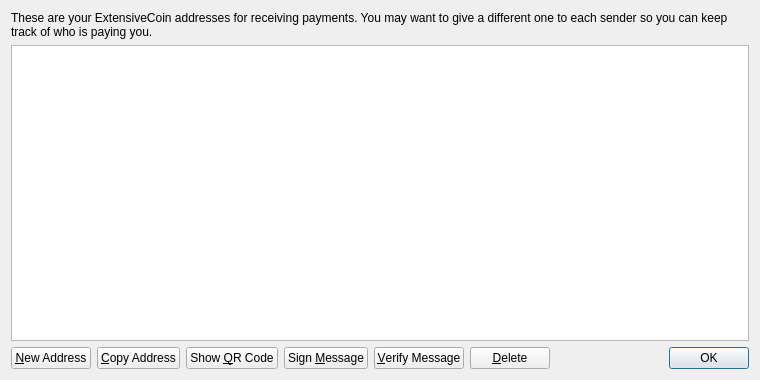
<?xml version="1.0" encoding="UTF-8"?>
<ui version="4.0">
 <class>AddressBookPage</class>
 <widget class="QWidget" name="AddressBookPage">
  <property name="geometry">
   <rect>
    <x>0</x>
    <y>0</y>
    <width>760</width>
    <height>380</height>
   </rect>
  </property>
  <property name="windowTitle">
   <string>Address Book</string>
  </property>
  <layout class="QVBoxLayout" name="verticalLayout">
   <item>
    <widget class="QLabel" name="labelExplanation">
     <property name="text">
      <string>These are your ExtensiveCoin addresses for receiving payments. You may want to give a different one to each sender so you can keep track of who is paying you.</string>
     </property>
     <property name="textFormat">
      <enum>Qt::PlainText</enum>
     </property>
     <property name="wordWrap">
      <bool>true</bool>
     </property>
    </widget>
   </item>
   <item>
    <widget class="QTableView" name="tableView">
     <property name="contextMenuPolicy">
      <enum>Qt::CustomContextMenu</enum>
     </property>
     <property name="toolTip">
      <string>Double-click to edit address or label</string>
     </property>
     <property name="tabKeyNavigation">
      <bool>false</bool>
     </property>
     <property name="alternatingRowColors">
      <bool>true</bool>
     </property>
     <property name="selectionMode">
      <enum>QAbstractItemView::SingleSelection</enum>
     </property>
     <property name="selectionBehavior">
      <enum>QAbstractItemView::SelectRows</enum>
     </property>
     <property name="sortingEnabled">
      <bool>true</bool>
     </property>
     <attribute name="verticalHeaderVisible">
      <bool>false</bool>
     </attribute>
    </widget>
   </item>
   <item>
    <layout class="QHBoxLayout" name="horizontalLayout">
     <item>
      <widget class="QPushButton" name="newAddressButton">
       <property name="toolTip">
        <string>Create a new address</string>
       </property>
       <property name="text">
        <string>&amp;New Address</string>
       </property>
       <property name="icon">
        <iconset resource="../bitcoin.qrc">
         <normaloff>:/icons/add</normaloff>:/icons/add</iconset>
       </property>
      </widget>
     </item>
     <item>
      <widget class="QPushButton" name="copyToClipboard">
       <property name="toolTip">
        <string>Copy the currently selected address to the system clipboard</string>
       </property>
       <property name="text">
        <string>&amp;Copy Address</string>
       </property>
       <property name="icon">
        <iconset resource="../bitcoin.qrc">
         <normaloff>:/icons/editcopy</normaloff>:/icons/editcopy</iconset>
       </property>
      </widget>
     </item>
     <item>
      <widget class="QPushButton" name="showQRCode">
       <property name="text">
        <string>Show &amp;QR Code</string>
       </property>
       <property name="icon">
        <iconset resource="../bitcoin.qrc">
         <normaloff>:/icons/qrcode</normaloff>:/icons/qrcode</iconset>
       </property>
      </widget>
     </item>
     <item>
      <widget class="QPushButton" name="signMessage">
       <property name="toolTip">
        <string>Sign a message to prove you own a ExtensiveCoin address</string>
       </property>
       <property name="text">
        <string>Sign &amp;Message</string>
       </property>
       <property name="icon">
        <iconset resource="../bitcoin.qrc">
         <normaloff>:/icons/edit</normaloff>:/icons/edit</iconset>
       </property>
      </widget>
     </item>
     <item>
      <widget class="QPushButton" name="verifyMessage">
       <property name="toolTip">
        <string>Verify a message to ensure it was signed with a specified ExtensiveCoin address</string>
       </property>
       <property name="text">
        <string>&amp;Verify Message</string>
       </property>
       <property name="icon">
        <iconset resource="../bitcoin.qrc">
         <normaloff>:/icons/transaction_0</normaloff>:/icons/transaction_0</iconset>
       </property>
      </widget>
     </item>
     <item>
      <widget class="QPushButton" name="deleteButton">
       <property name="toolTip">
        <string>Delete the currently selected address from the list</string>
       </property>
       <property name="text">
        <string>&amp;Delete</string>
       </property>
       <property name="icon">
        <iconset resource="../bitcoin.qrc">
         <normaloff>:/icons/remove</normaloff>:/icons/remove</iconset>
       </property>
      </widget>
     </item>
     <item>
      <spacer name="horizontalSpacer">
       <property name="orientation">
        <enum>Qt::Horizontal</enum>
       </property>
       <property name="sizeHint" stdset="0">
        <size>
         <width>40</width>
         <height>20</height>
        </size>
       </property>
      </spacer>
     </item>
     <item>
      <widget class="QDialogButtonBox" name="buttonBox">
       <property name="sizePolicy">
        <sizepolicy hsizetype="Maximum" vsizetype="Fixed">
         <horstretch>0</horstretch>
         <verstretch>0</verstretch>
        </sizepolicy>
       </property>
       <property name="standardButtons">
        <set>QDialogButtonBox::Ok</set>
       </property>
      </widget>
     </item>
    </layout>
   </item>
  </layout>
 </widget>
 <resources>
  <include location="../bitcoin.qrc"/>
 </resources>
 <connections/>
</ui>
